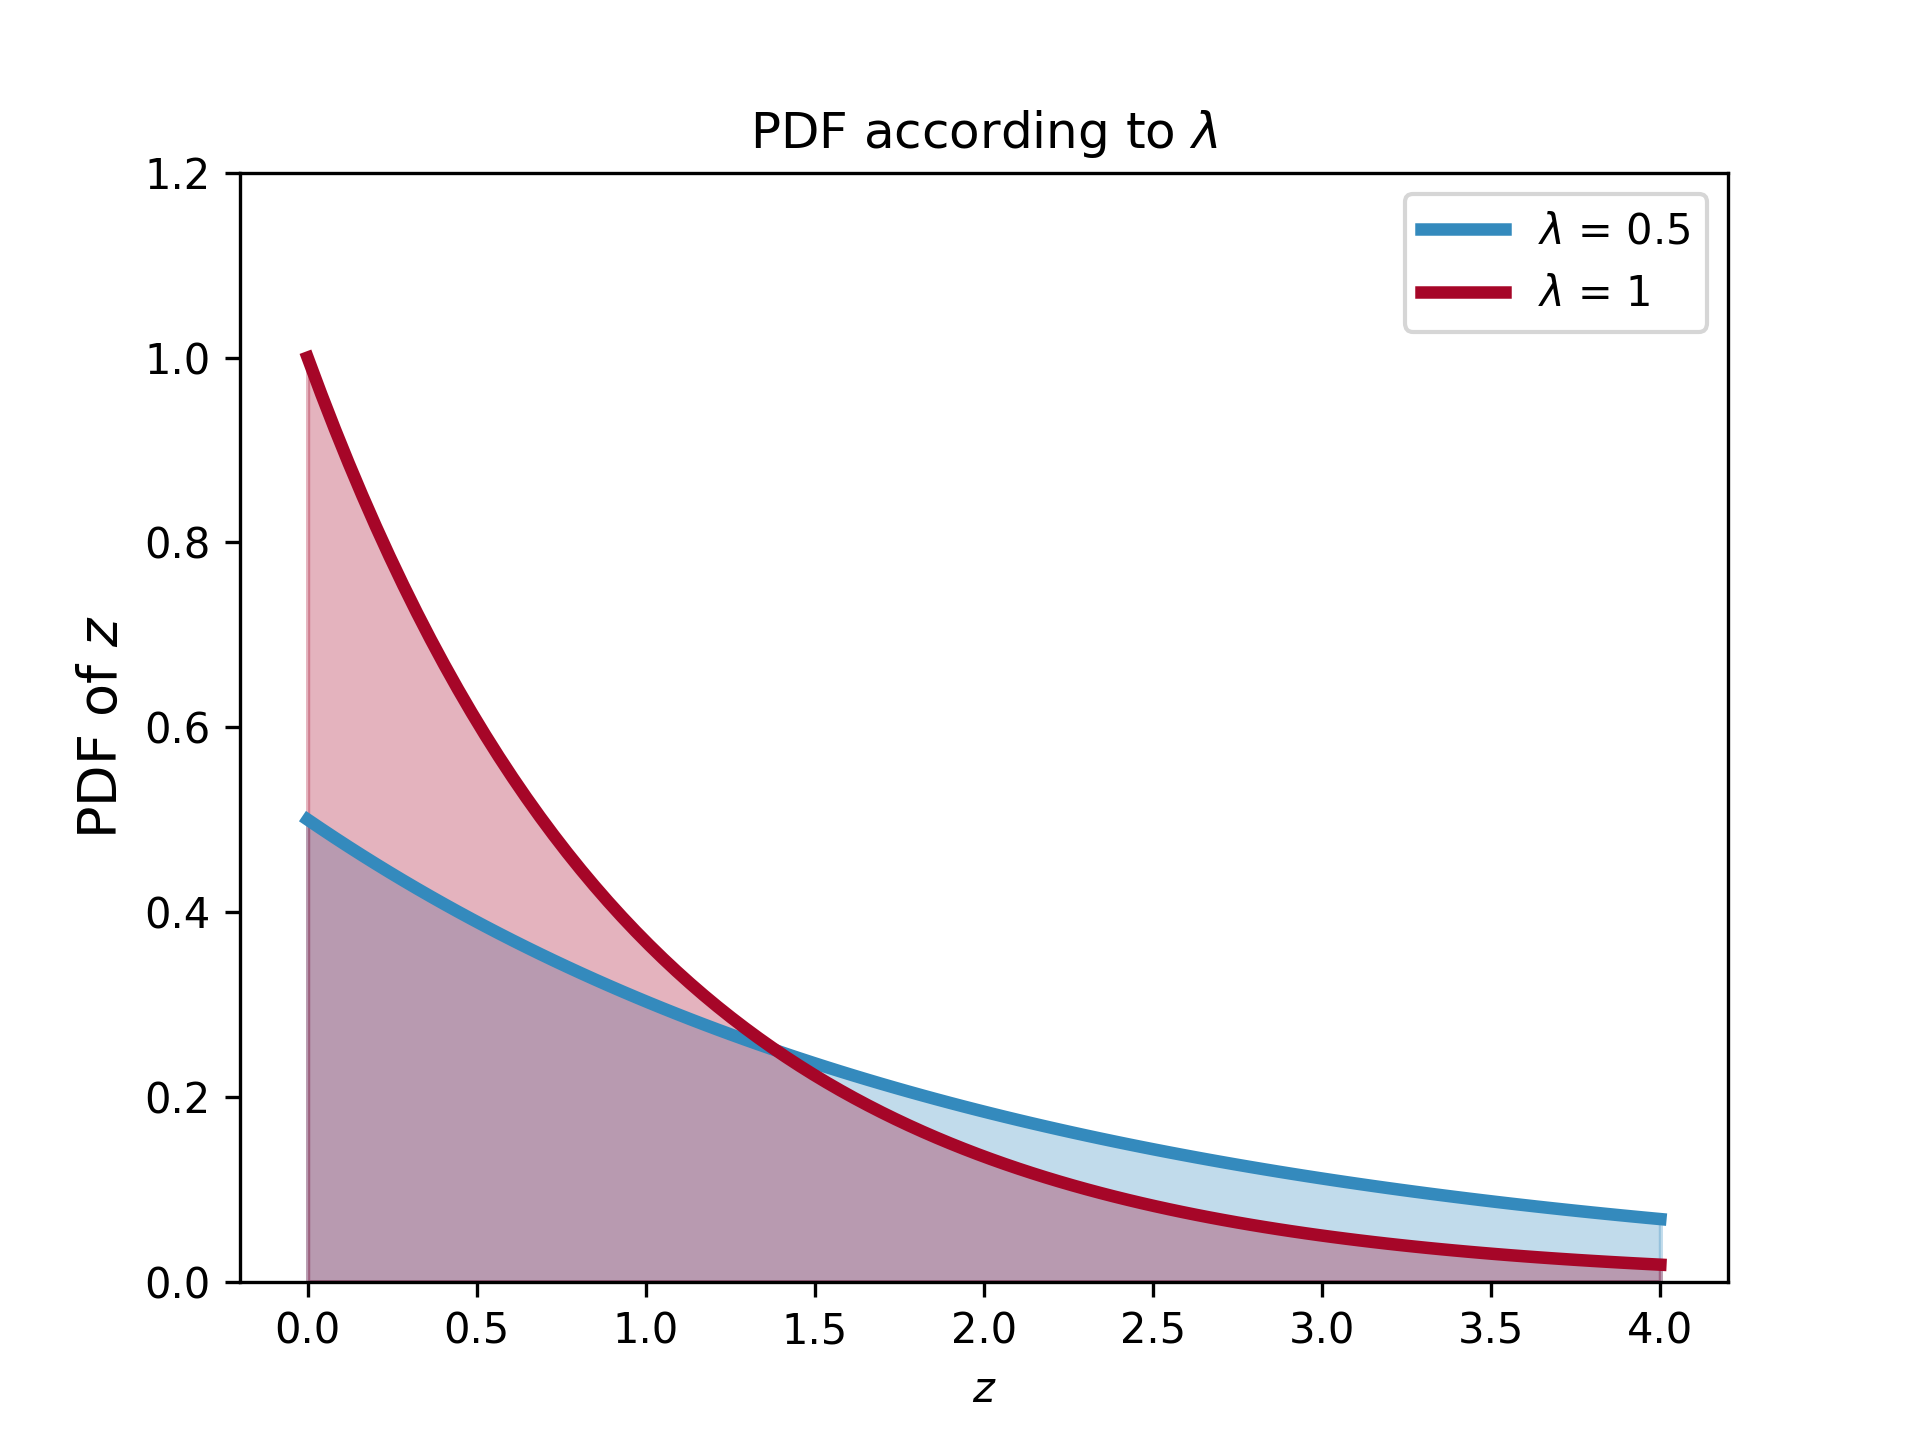

Reproduce this figure in Python.
import numpy as np
import scipy.stats as stats
import matplotlib.pyplot as plt
plt.switch_backend('agg')

a = np.linspace(0, 4, 100) # for continuous variable, return 100 between [0,4]
expo = stats.expon # exponential function
lambda_ = [0.5, 1] # two different lambda value for poisson
colors = ["#348ABD", "#A60628"]


for lam, col in zip(lambda_, colors):
    plt.plot(a, expo.pdf(a, scale=1. / lam), lw =3, color = col, 
        label = r"$\lambda$ = {}".format(lam))
    plt.fill_between(a, expo.pdf(a, scale = 1. /lam), color = col, alpha = 0.3)

plt.legend()
plt.ylabel(r"PDF of $z$", fontsize = 13)
plt.xlabel(r"$z$")
plt.ylim(0, 1.2)
plt.title(r"PDF according to $\lambda$")

plt.savefig("./Chapter01/figure1-4.png", dpi = 300)